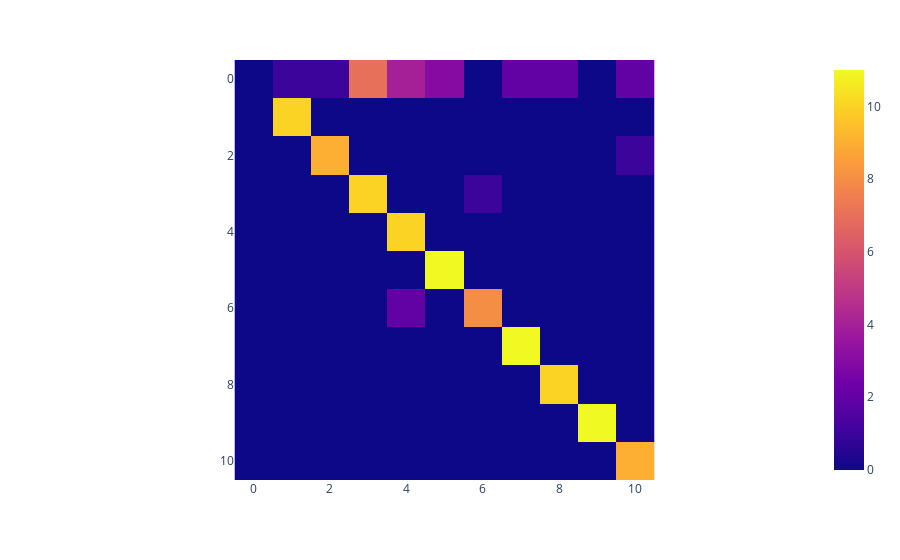

Notebook code for this chart:
### Code cell
fig = px.imshow(cm[1:])
fig.show()

### Figure 1 — Plotly figure (JSON) as saved in the notebook; plotly's stock layout.template omitted (floating-point values rounded to 4 significant figures)
{"data": [{"coloraxis": "coloraxis", "hovertemplate": "x: %{x}<br>y: %{y}<br>color: %{z}<extra></extra>", "name": "0", "type": "heatmap", "xaxis": "x", "yaxis": "y", "z": [["0", "1", "1", "7", "4", "3", "0", "2", "2", "0", "2"], ["0", "10", "0", "0", "0", "0", "0", "0", "0", "0", "0"], ["0", "0", "9", "0", "0", "0", "0", "0", "0", "0", "1"], ["0", "0", "0", "10", "0", "0", "1", "0", "0", "0", "0"], ["0", "0", "0", "0", "10", "0", "0", "0", "0", "0", "0"], ["0", "0", "0", "0", "0", "11", "0", "0", "0", "0", "0"], ["0", "0", "0", "0", "2", "0", "8", "0", "0", "0", "0"], ["0", "0", "0", "0", "0", "0", "0", "11", "0", "0", "0"], ["0", "0", "0", "0", "0", "0", "0", "0", "10", "0", "0"], ["0", "0", "0", "0", "0", "0", "0", "0", "0", "11", "0"], ["0", "0", "0", "0", "0", "0", "0", "0", "0", "0", "9"]]}], "layout": {"coloraxis": {"colorscale": [[0, "#0d0887"], [0.1111, "#46039f"], [0.2222, "#7201a8"], [0.3333, "#9c179e"], [0.4444, "#bd3786"], [0.5556, "#d8576b"], [0.6667, "#ed7953"], [0.7778, "#fb9f3a"], [0.8889, "#fdca26"], [1, "#f0f921"]]}, "margin": {"t": 60}, "xaxis": {"anchor": "y", "constrain": "domain", "domain": [0, 1], "scaleanchor": "y"}, "yaxis": {"anchor": "x", "autorange": "reversed", "constrain": "domain", "domain": [0, 1]}}}
